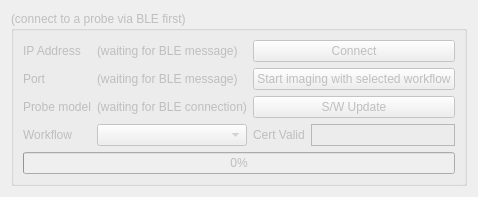
      <widget class="QWidget" name="_tcp">
       <attribute name="title">
        <string>TCP</string>
       </attribute>
       <layout class="QGridLayout">
        <item row="0" column="0">
         <widget class="QGroupBox" name="tcpbox">
          <property name="enabled">
           <bool>false</bool>
          </property>
          <property name="title">
           <string>(connect to a probe via BLE first)</string>
          </property>
          <layout class="QGridLayout">
           <item row="2" column="1">
            <widget class="QLabel" name="port">
             <property name="text">
              <string>(waiting for BLE message)</string>
             </property>
            </widget>
           </item>
           <item row="1" column="1">
            <widget class="QLabel" name="ip">
             <property name="sizePolicy">
              <sizepolicy hsizetype="Expanding" vsizetype="Fixed">
               <horstretch>1</horstretch>
               <verstretch>0</verstretch>
              </sizepolicy>
             </property>
             <property name="text">
              <string>(waiting for BLE message)</string>
             </property>
            </widget>
           </item>
           <item row="4" column="2">
            <widget class="QLabel" name="_cert">
             <property name="sizePolicy">
              <sizepolicy hsizetype="Fixed" vsizetype="Preferred">
               <horstretch>0</horstretch>
               <verstretch>0</verstretch>
              </sizepolicy>
             </property>
             <property name="text">
              <string>Cert Valid</string>
             </property>
            </widget>
           </item>
           <item row="5" column="0" colspan="4">
            <widget class="QProgressBar" name="progress">
             <property name="toolTip">
              <string>Software Update Progress</string>
             </property>
             <property name="value">
              <number>0</number>
             </property>
            </widget>
           </item>
           <item row="3" column="0">
            <widget class="QLabel" name="_probeslist">
             <property name="text">
              <string>Probe model</string>
             </property>
            </widget>
           </item>
           <item row="3" column="1">
            <widget class="QLabel" name="tcpprobe">
             <property name="enabled">
              <bool>false</bool>
             </property>
             <property name="text">
              <string>(waiting for BLE connection)</string>
             </property>
            </widget>
           </item>
           <item row="4" column="3">
            <widget class="QLabel" name="cert">
             <property name="frameShape">
              <enum>QFrame::StyledPanel</enum>
             </property>
            </widget>
           </item>
           <item row="2" column="0">
            <widget class="QLabel" name="_port">
             <property name="text">
              <string>Port</string>
             </property>
            </widget>
           </item>
           <item row="4" column="0">
            <widget class="QLabel" name="_workflows">
             <property name="text">
              <string>Workflow</string>
             </property>
            </widget>
           </item>
           <item row="1" column="0">
            <widget class="QLabel" name="_ip">
             <property name="text">
              <string>IP Address</string>
             </property>
            </widget>
           </item>
           <item row="1" column="2" colspan="2">
            <widget class="QPushButton" name="tcpconnect">
             <property name="enabled">
              <bool>false</bool>
             </property>
             <property name="text">
              <string>Connect</string>
             </property>
            </widget>
           </item>
           <item row="4" column="1">
            <widget class="QComboBox" name="workflows">
             <property name="sizePolicy">
              <sizepolicy hsizetype="Expanding" vsizetype="Fixed">
               <horstretch>0</horstretch>
               <verstretch>0</verstretch>
              </sizepolicy>
             </property>
            </widget>
           </item>
           <item row="2" column="2" colspan="2">
            <widget class="JobButton" name="imaging">
             <property name="enabled">
              <bool>false</bool>
             </property>
             <property name="text">
              <string>Start imaging with selected workflow</string>
             </property>
            </widget>
           </item>
           <item row="3" column="2" colspan="2">
            <widget class="QPushButton" name="update">
             <property name="enabled">
              <bool>false</bool>
             </property>
             <property name="sizePolicy">
              <sizepolicy hsizetype="Preferred" vsizetype="Minimum">
               <horstretch>1</horstretch>
               <verstretch>0</verstretch>
              </sizepolicy>
             </property>
             <property name="text">
              <string>S/W Update</string>
             </property>
            </widget>
           </item>
          </layout>
         </widget>
        </item>
        <item row="1" column="0">
         <spacer name="verticalSpacer_2">
          <property name="orientation">
           <enum>Qt::Vertical</enum>
          </property>
          <property name="sizeHint" stdset="0">
           <size>
            <width>0</width>
            <height>0</height>
           </size>
          </property>
         </spacer>
        </item>
       </layout>
      </widget>
